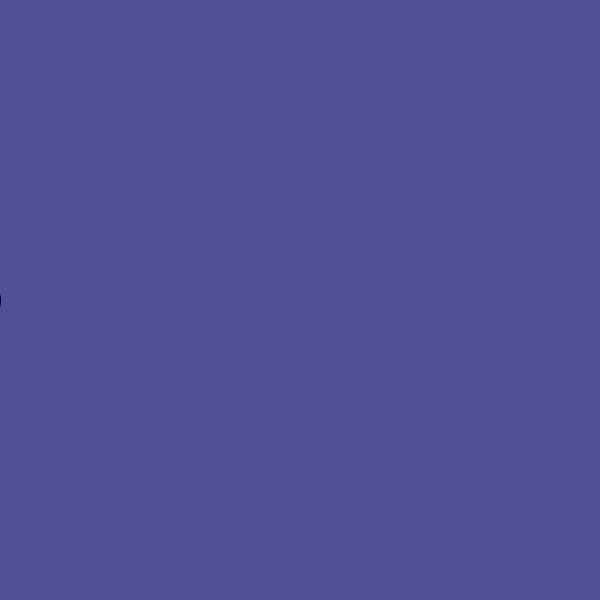
Frame 1 (no input)
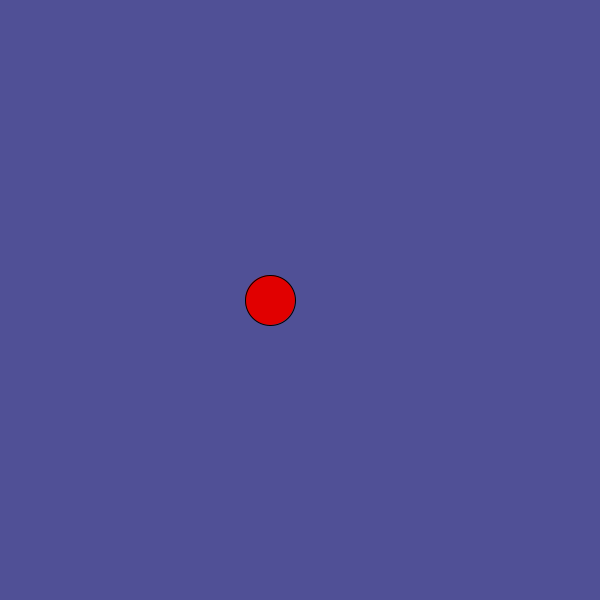
Frame 60 (the mouse pressed at the canvas centre just before this capture)
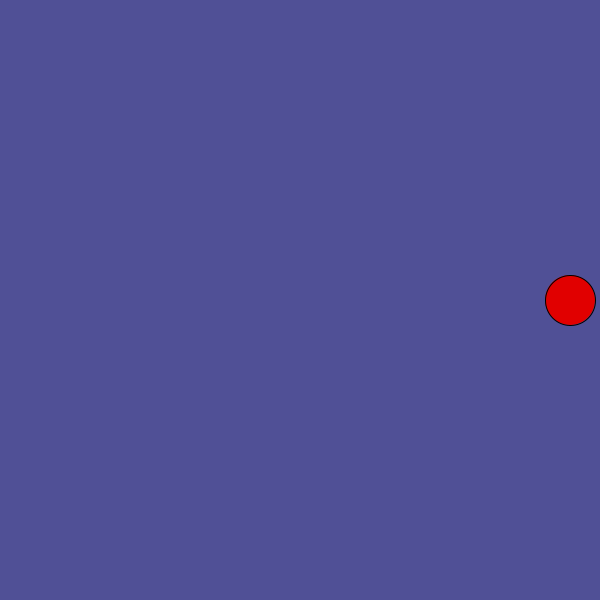
Frame 120 (the mouse held since frame 60 and released just before this capture)

The Processing sketch that drew these frames (run headless with seeded random() and noise(); from frame 60 on, the mouse is pressed at the canvas centre):

// Processing sketch: processing_105434
// ── processing_105434.pde

float xPos;
float yPos;
float ySpeed;
float gravity;
boolean shouldJump;
boolean flashing;

void setup() {

  size(600, 600);
  xPos = -25; 
  yPos = height/2;
  ySpeed = 5;
  smooth();
  shouldJump = false;
  flashing = false;
}

void draw() { 

  println();
  background(80, 80, 150);

  fill(225, 0, 0);
  ellipseMode(CENTER);
  ellipse(xPos, yPos, 50, 50);

  xPos+=5; 

  if (xPos >=width+25) {
    xPos=-25;
  }

  if (shouldJump==true) {    
    jump();
  }
  if (shouldJump==false) {
    fall();
  }
  if (flashing == true) {
    flash();
  }
  println(flashing);
}
void keyPressed() {
  if (keyCode==UP) {
    shouldJump = true;
  }

  if (keyCode==DOWN) {
    shouldJump = false;
  }
  if (key == ' ') {
    if (flashing == false) {
      flashing = true;
    }
    else if (flashing == true) {
      flashing = false;
    }
  }
}
void flash() {
  fill(random(250), random(250), random(250));
  ellipse(xPos, yPos, 50, 50);
  for (int i = 4; i > 0; i --) {
    ellipse(xPos, yPos, i*50, i*50);
  }
}


void jump() {
  if (yPos>(height/2 - 100)) {
    yPos-=ySpeed;
  }
}
void fall() {
  if (yPos < height/2) {
    yPos += ySpeed;
  }
}
